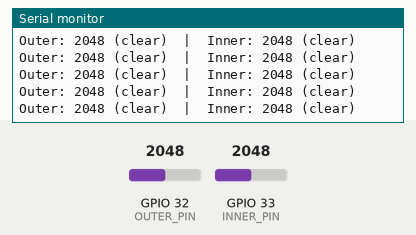
Recording of a sketch running on a simulated ESP32. Parts: the last lines printed to the serial monitor. Inputs (shaded band) come from the test bench; at power-on: GPIO 32 (OUTER_PIN) = 2048, GPIO 33 (INNER_PIN) = 2048.

Above: at 1.2 s.
1.3 s: GPIO 32 (OUTER_PIN) set to 1073
At 1.42 s:
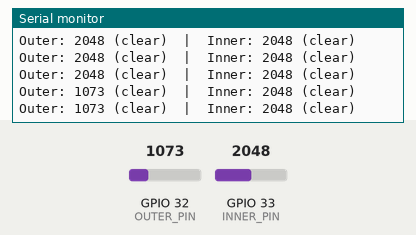
2.8 s: GPIO 32 (OUTER_PIN) set to 937
At 2.83 s:
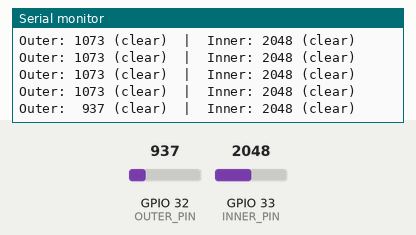
4.5 s: GPIO 33 (INNER_PIN) set to 1040
At 4.54 s:
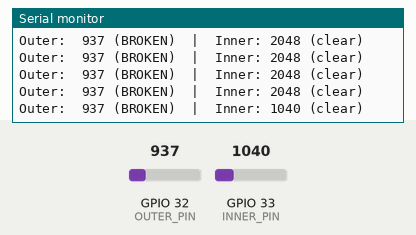
6.0 s: GPIO 33 (INNER_PIN) set to 966
At 6.05 s:
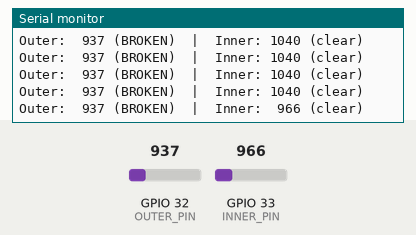

The sketch:

TripwireTest.ino
```cpp
#include <Arduino.h>

// Outer = outside the room (pin 32), Inner = inside the room (pin 33)
#define OUTER_PIN 32
#define INNER_PIN 33

#define BREAK_THRESHOLD  1000
#define CLEAR_THRESHOLD  1500

const int debounceCount = 3;

bool isOuterBroken = false;
bool isInnerBroken = false;
int outerLowCount = 0;
int innerLowCount = 0;

int firstTrigger = 0;  // 1=inner, 2=outer
int lastTrigger  = 0;

void readTripwire(int pin, bool &isBroken, int &lowCount) {
  int val = analogRead(pin);
  if (val < BREAK_THRESHOLD) {
    lowCount++;
    if (lowCount >= debounceCount) isBroken = true;
  } else if (val > CLEAR_THRESHOLD) {
    lowCount = 0;
    isBroken = false;
  }
}

void setup() {
  Serial.begin(115200);
  pinMode(OUTER_PIN, INPUT);
  pinMode(INNER_PIN, INPUT);
  Serial.println("Tripwire test starting...");
}

void loop() {
  readTripwire(OUTER_PIN, isOuterBroken, outerLowCount);
  readTripwire(INNER_PIN, isInnerBroken, innerLowCount);

  Serial.printf("Outer: %4d (%s)  |  Inner: %4d (%s)",
    analogRead(OUTER_PIN), isOuterBroken ? "BROKEN" : "clear",
    analogRead(INNER_PIN), isInnerBroken ? "BROKEN" : "clear");

  // Direction tracking
  if (isInnerBroken && !isOuterBroken) {
    if (firstTrigger == 0) firstTrigger = 1;
    lastTrigger = 1;
  } else if (!isInnerBroken && isOuterBroken) {
    if (firstTrigger == 0) firstTrigger = 2;
    lastTrigger = 2;
  }

  // Crossing complete — both clear
  if (!isInnerBroken && !isOuterBroken && firstTrigger != 0) {
    if (firstTrigger == 2 && lastTrigger == 1)
      Serial.print("  >>> ENTERING <<<");
    else if (firstTrigger == 1 && lastTrigger == 2)
      Serial.print("  >>> EXITING <<<");
    else
      Serial.print("  >>> UNKNOWN direction <<<");

    firstTrigger = 0;
    lastTrigger  = 0;
  }

  Serial.println();
  delay(100);
}
```

Measured:
- the behaviour switches between 1000 and 999 on GPIO 32 (OUTER_PIN) (found by bisection; images 1 and 2)
- the behaviour switches between 1000 and 999 on GPIO 33 (INNER_PIN) (found by bisection; images 3 and 4)
- after the input at 1.3 s, the serial monitor: prints a new line at once (image 1)
- after the input at 2.8 s, the serial monitor: prints a new line at once (image 2)
- after the input at 4.5 s, the serial monitor: prints a new line at once (image 3)
- after the input at 6.0 s, the serial monitor: prints a new line after 0.05 s (image 4)
